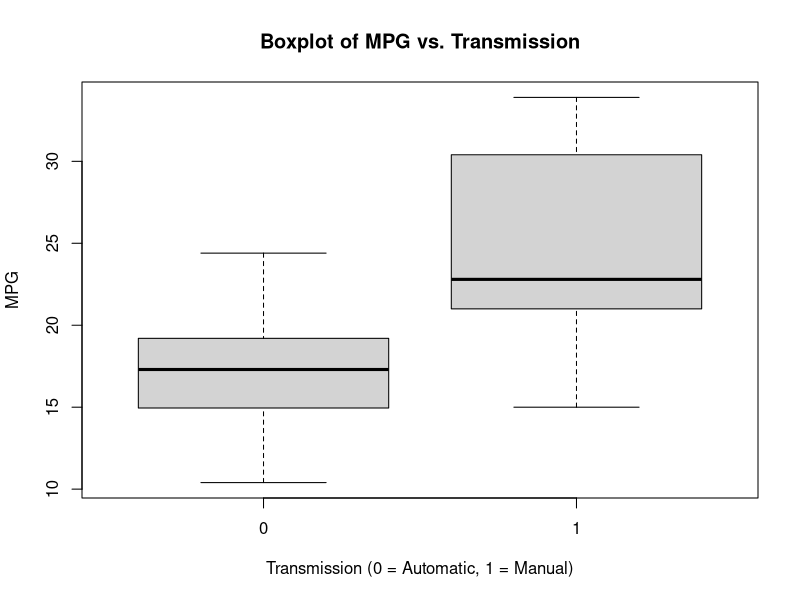
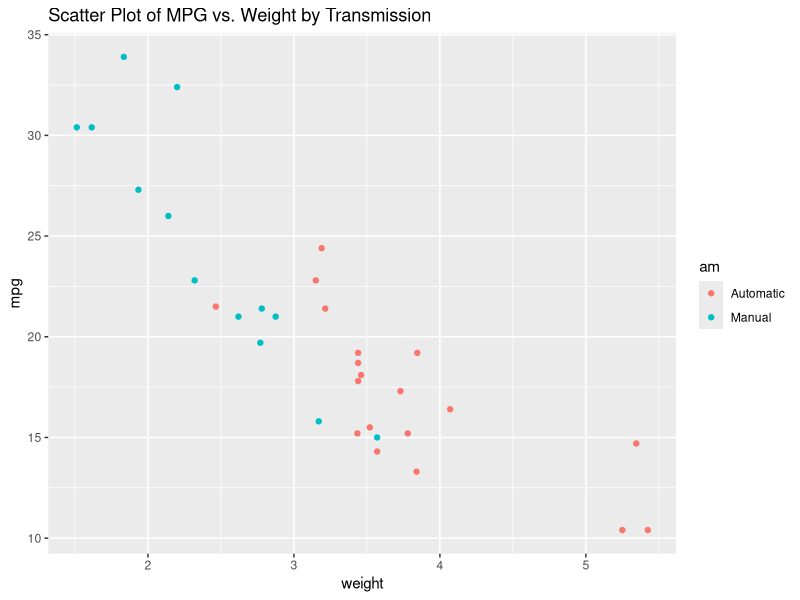
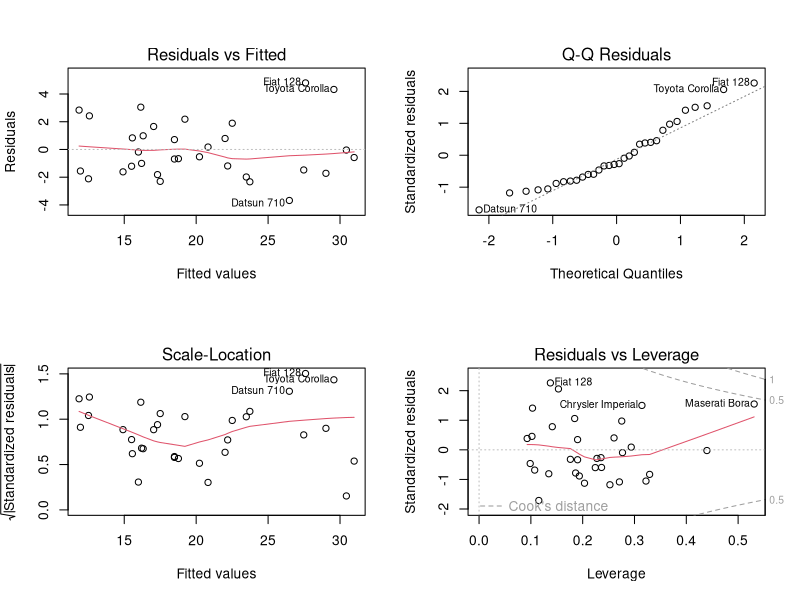

Source code (R) for these figures, in order:
## ---- chunk 1

data("mtcars")

mtcars$cyl <- as.factor(mtcars$cyl)
mtcars$vs <- as.factor(mtcars$vs)
mtcars$am <- factor(mtcars$am)
mtcars$gear <- factor(mtcars$gear)
mtcars$carb <- factor(mtcars$carb)
attach(mtcars)

## ---- chunk 2

boxplot(mtcars$mpg ~ mtcars$am, xlab="Transmission (0 = Automatic, 1 = Manual)", ylab="MPG",
        main="Boxplot of MPG vs. Transmission")

## ---- chunk 3

fit <- aov(mpg ~ factor(am), data=mtcars)

TukeyHSD(fit)

## ---- chunk 4

sec_final_mod <- lm(mpg ~ cyl + hp + wt + am + cyl:hp + wt:am, data = mtcars)

drop1(sec_final_mod, test="F")

final_mod <- lm(mpg ~ cyl + hp + wt + am + wt:am, data = mtcars)

anova(final_mod, sec_final_mod)

## ---- chunk 5

library(ggplot2)

ggplot(mtcars, aes(x=wt, y=mpg, group=am, color=am, height=3, width=3)) + geom_point() +  
scale_colour_discrete(labels=c("Automatic", "Manual")) + 
xlab("weight") + ggtitle("Scatter Plot of MPG vs. Weight by Transmission")

## ---- chunk 6

par(mfrow = c(2, 2))
plot(final_mod)

